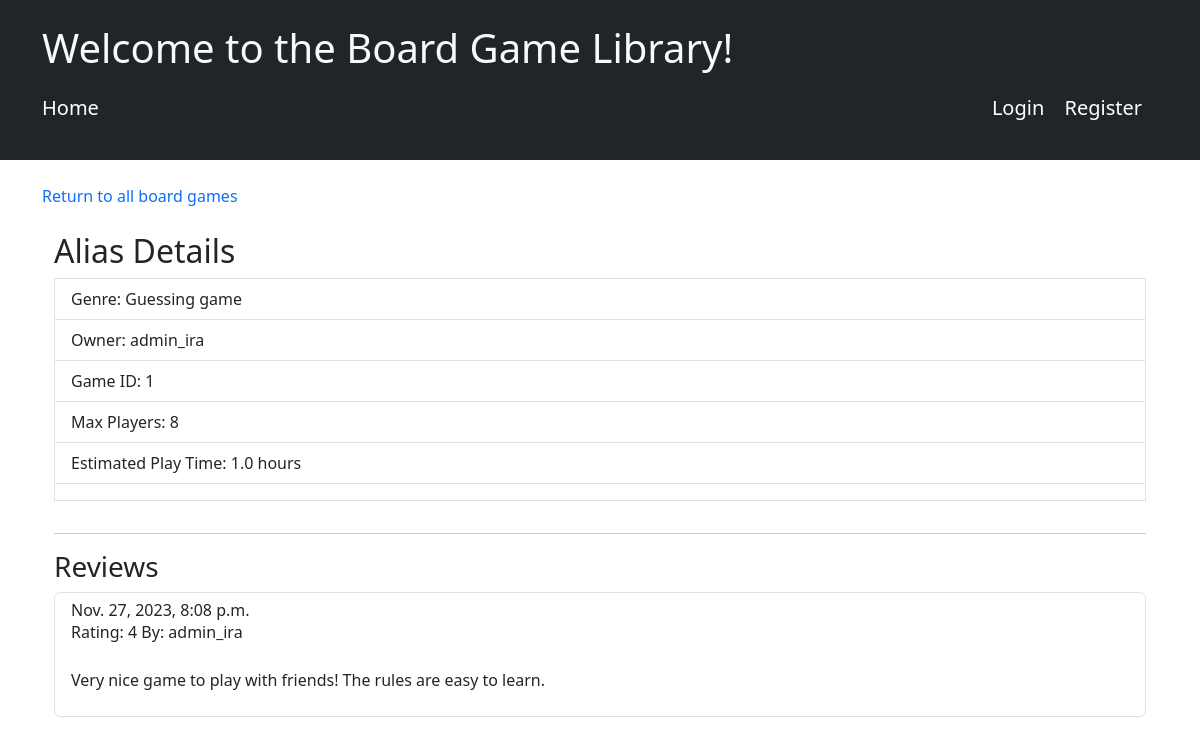
/board-game/1/, run on an earlier commit of the app's database.
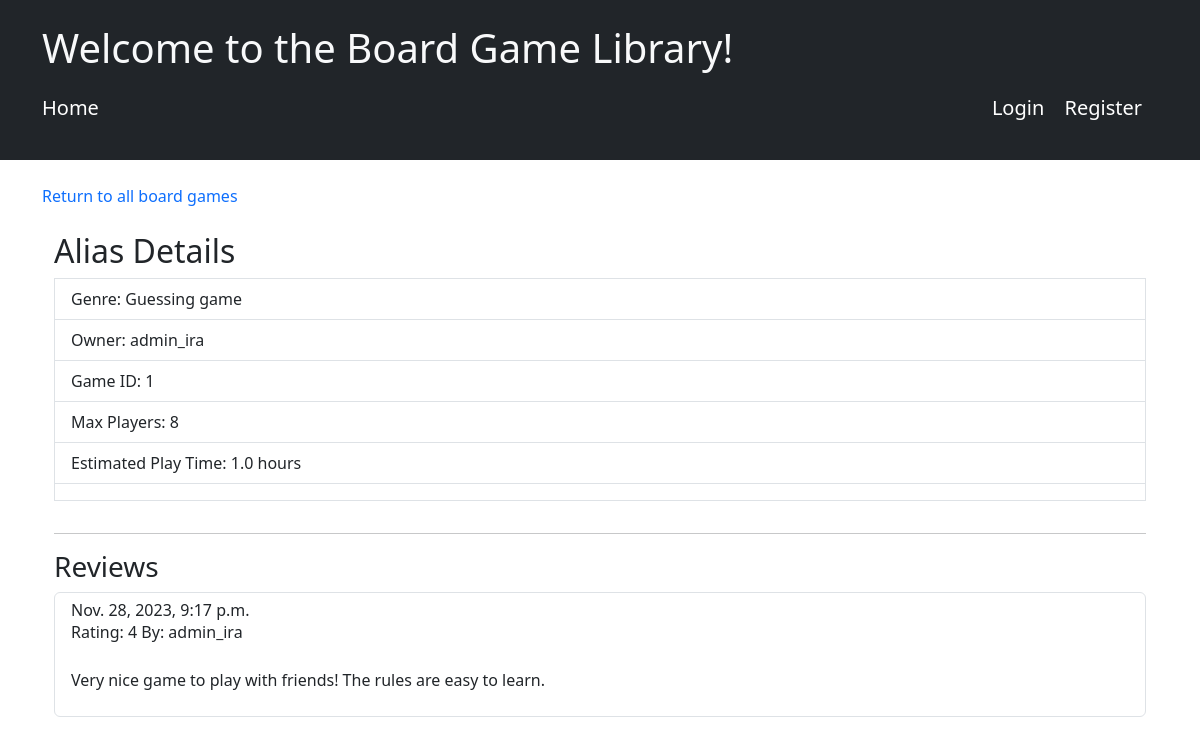
And on a later commit of the database.
### app_app/models.py (models this page shows, shortened)
class BoardGame(models.Model):
    name = models.CharField(max_length=100)
    genre = models.CharField(max_length=100, default='none')
    max_players = models.PositiveIntegerField(default=1)
    play_time = models.FloatField(default=1.0)
    owner = models.ForeignKey(User, on_delete=models.CASCADE, related_name='owned_games')
    available = models.BooleanField(default=True)
    loaned_to = models.ForeignKey(User, null=True, blank=True, on_delete=models.SET_NULL, related_name='loaned_games')
    date_added = models.DateTimeField(default=timezone.now)
    date_loaned = models.DateTimeField(default=None, blank=True, null=True)
    class Meta:
        verbose_name = 'Board game'

class BoardGameReview(models.Model):
    review = models.CharField(max_length=256)
    stars = models.IntegerField(validators=[MinValueValidator(0), MaxValueValidator(5)])
    owner = models.ForeignKey(User, on_delete=models.CASCADE)
    favourite = models.BooleanField(default=False)
    date_added = models.DateTimeField(auto_now_add=True)
    date_modified = models.DateTimeField(auto_now=True)
    game = models.ForeignKey(BoardGame, on_delete=models.CASCADE)

### app_app/views.py (the view)
# urls.py: path('board-game/<int:game_id>/', views.board_game_detail, name='board_game_detail'),
def board_game_detail(request, game_id):
    game = get_object_or_404(BoardGame, pk=game_id)
    reviews = BoardGameReview.objects.filter(game=game).order_by("-date_added")
    context = {'game': game, 'reviews': reviews}
    return render(request, 'board_game_detail.html', context)

### app_app/templates/board_game_detail.html (shortened to what this page needs)
{% extends 'base.html' %}
{% block content %}
<p class="mt-3">
  <a href="{% url 'all_board_games' %}" class="text-decoration-none">Return to all board games</a>
</p>
<div class="container mt-4">
  <h2>{{ game.name }} Details</h2>
  <ul class="list-group">
      <div class="mb-3">
        <li class="list-group-item">
          <p class="mb-0">Genre: {{ game.genre }}</p>
        </li>
        <li class="list-group-item">
          <p class="mb-0">Owner: {{ game.owner }} </p>
        </li>
        <li class="list-group-item">
          <p class="mb-0">Game ID: {{ game.id }}</p>
        </li>
        <li class="list-group-item">
          <p class="mb-0">Max Players: {{ game.max_players }}</p>
        </li>
        <li class="list-group-item">
          <p class="mb-0">Estimated Play Time: {{ game.play_time }} hours</p>
        </li>
        <li class="list-group-item">
        </li>
      </div>
  </ul>
  <div class="mb-3">
    <hr class="dotted">
  </div>
  <h3>Reviews</h3>
  <ul class="list-group">
    {% for review in reviews %}
    <li class="list-group-item">
      <div>
        <div class="d-flex justify-content-between align-items-center">
          <div>
            <h6 class="mb-0">{{ review.date_added }}</h6>
            <p >Rating: {{ review.stars }} By: {{ review.owner }}</p>
          </div>
        </div>
        <div class="mt-2">{{ review.review|linebreaks }}</div>
      </div>
    </li>
    {% empty %}
    <li class="list-group-item"> There are no reviews</li>
    {% endfor %}
  </ul>
</div>
{% endblock %}

### app_app/templates/base.html (shortened to what this page needs)
<!DOCTYPE html>
<html lang="en">
<head>
    {% load django_bootstrap5 %}
    {% bootstrap_css %}
</head>
<body>
    <header class="bg-dark text-light p-4">
        <div class="container">
            {% if user.is_authenticated %}
                <h1>Welcome to the Board Game Library {{user.username}}!</h1>
            {% else %}
                <h1>Welcome to the Board Game Library!</h1>
            {% endif %}
            <nav class="navbar navbar-expand-lg navbar-dark bg-dark">
                <a class="navbar-brand" href="{% url 'homepage' %}">Home</a>
                {% if user.is_authenticated %}
                    <a class="navbar-brand" href="{% url 'account' %}">Account</a>
                    <div class="ms-auto">
                        <a class="navbar-brand" href="{% url 'logout' %}">Logout</a>
                    </div>
                {% else %}
                    <div class="ms-auto">
                        <a class="navbar-brand" href="{% url 'login' %}">Login</a>
                        <a class="navbar-brand" href="{% url 'register' %}">Register</a>
                    </div>
                {% endif %}
            </nav>
        </div>
    </header>
    <div class="container mt-4">
        <div id="content">
            {% block content %}{% endblock %}
        </div>
    </div>
</body>
</html>

What changed in the data, as far as the page shows it:
removed BoardGameReview: date_added "Nov. 27, 2023, 8:08 p.m.", stars "4", owner "admin_ira", review "Very nice game to play with friends! The rules are easy to learn."
added BoardGameReview: date_added "Nov. 28, 2023, 9:17 p.m.", stars "4", owner "admin_ira", review "Very nice game to play with friends! The rules are easy to learn."
